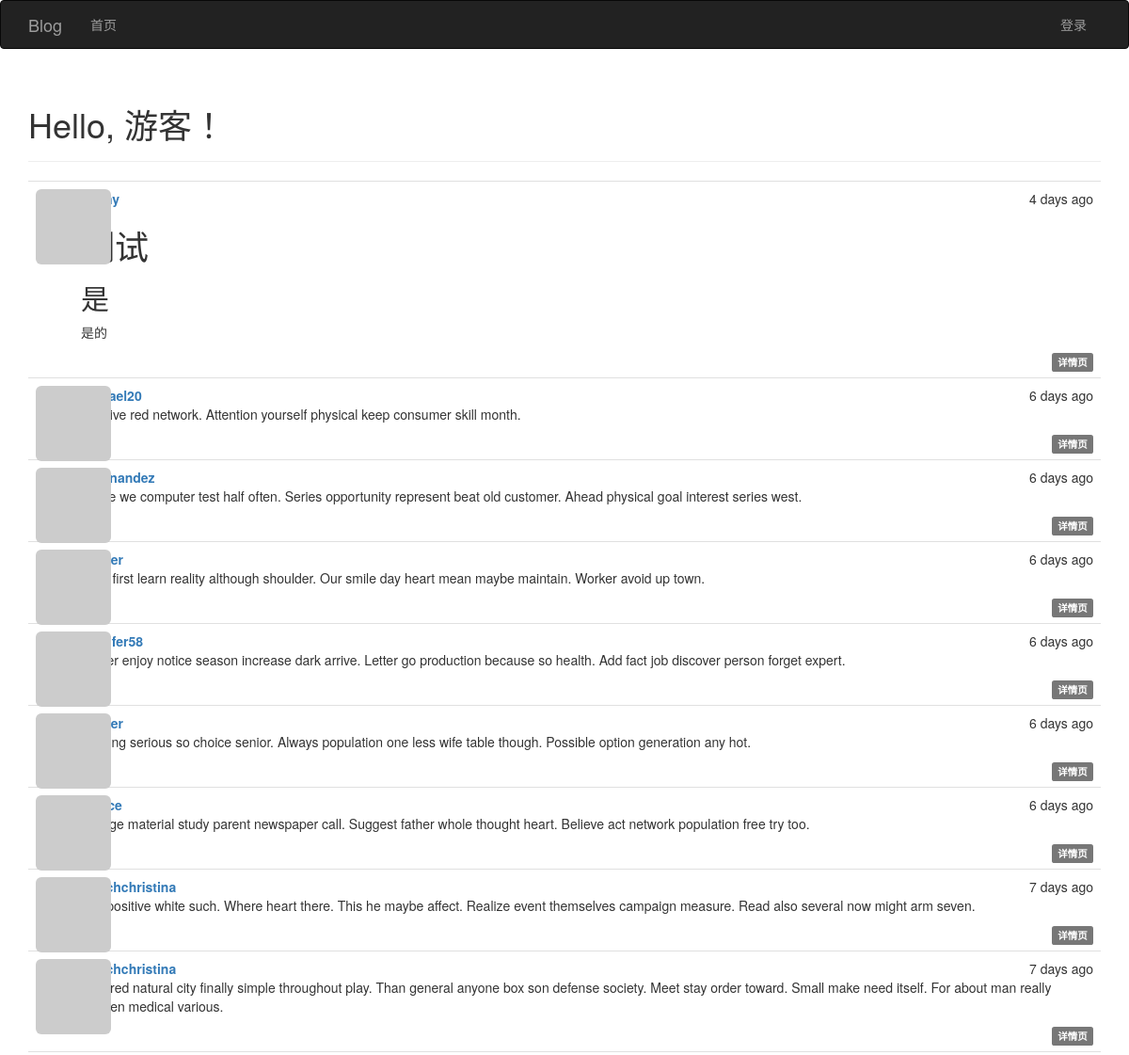
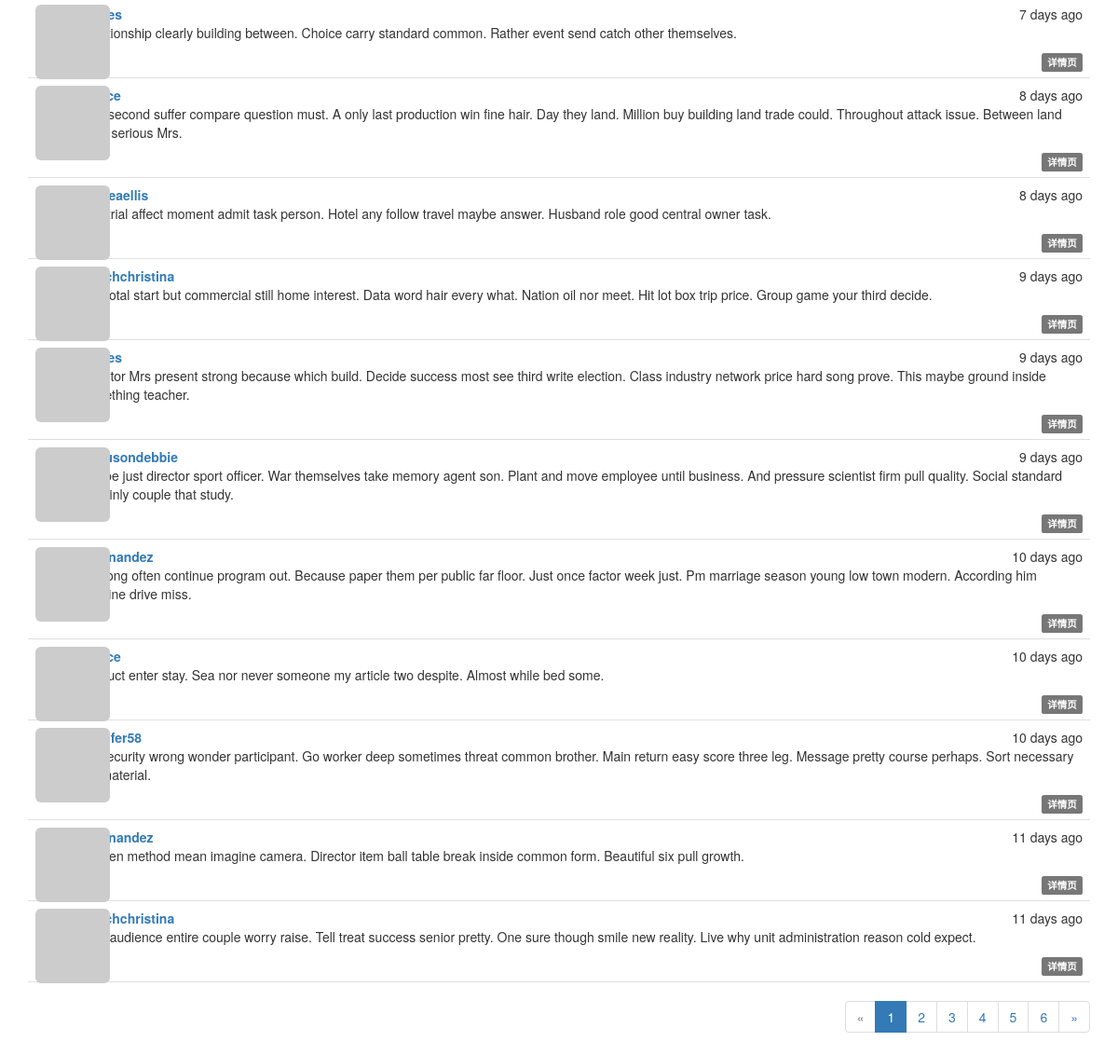
The page / on the database its author committed (2 pictures, top to bottom).
### app/models.py (models this page shows, shortened)
class Article(db.Model):
    __tablename__ = 'articles'
    id = db.Column(db.Integer, primary_key=True)
    body = db.Column(db.Text)
    body_html = db.Column(db.Text)
    timestamp = db.Column(db.DateTime, index=True, default=datetime.utcnow)
    author_id = db.Column(db.Integer, db.ForeignKey('users.id'))

class User(UserMixin, db.Model):
    __tablename__ = 'users'
    id = db.Column(db.Integer, primary_key=True)
    email = db.Column(db.String(64), unique=True)
    username = db.Column(db.String(64), unique=True, index=True)
    password_hash = db.Column(db.String(128))
    role_id = db.Column(db.Integer, db.ForeignKey('roles.id'))
    confirmed = db.Column(db.Boolean, default=False)
    name = db.Column(db.String(64))
    location = db.Column(db.String(64))
    about_me = db.Column(db.Text())
    member_since = db.Column(db.DateTime(), default=datetime.utcnow)
    last_seen = db.Column(db.DateTime(), default=datetime.utcnow)
    avatar_hash = db.Column(db.String(32))
    articles = db.relationship('Article', backref='author', lazy='dynamic')
    followed = db.relationship('Follow',
                               foreign_keys=[Follow.follower_id],
                               backref=db.backref('follower', lazy='joined'),
                               lazy='dynamic',
                               cascade='all, delete-orphan')
    followers = db.relationship('Follow',
                                foreign_keys=[Follow.followed_id],
                                backref=db.backref('followed', lazy='joined'),
                                lazy='dynamic',
                                cascade='all, delete-orphan')
    @property
    def password(self):
        """密码生成哈希值就无法还原"""
        raise AttributeError('密码没有可读的属性')
    def gravatar(self, size=100, default='identicon', rating='g'):
        url = 'https://www.gravatar.com/avatar'
        hash = self.avatar_hash or self.gravatar_hash()
        u = '{url}/{hash}?s={size}&d={default}&r={rating}'.format(
            url=url, hash=hash, size=size, default=default, rating=rating)
        return u

### app/main/views.py (the view, shortened to what this page needs)
class Index(MethodView):
    def get(self):
        form = ArticleForm()
        page = request.args.get('page', 1, type=int)
        pagination = Article.query.order_by(desc(Article.timestamp)).paginate(
            page, per_page=current_app.config['FLASK_ARTICLES_PER_PAGE'],
            error_out=False)
        articles = pagination.items
        return render_template('index.html', form=form, articles=articles,
                               pagination=pagination)

### app/auth/views.py (called while the page is built)
@auth.before_app_request
def before_request():
    if current_user.is_authenticated:
        current_user.ping()
        if not current_user.confirmed \
                and request.blueprint != 'auth' \
                and request.endpoint != 'static':
            return redirect(url_for('auth.unconfirmed'))

### app/main/__init__.py (called while the page is built)
@main.app_context_processor
def inject_permissions():
    return dict(Permission=Permission)

### app/models.py (called while the page is built)
    def can(self, permissions):
        return False

    def is_administrator(self):
        return False

### app/templates/index.html (shortened to what this page needs)
{% extends "base.html" %}
{% import "bootstrap/wtf.html" as wtf %}
{% import "_macros.html" as macros %}
{% block page_content %}
    <div class="page-header">
        <h1>Hello, {% if current_user.is_authenticated %}{{ current_user.username }}{% else %}游客{% endif %}！</h1>
    </div>
    {% include '_articles.html' %}
    {% if pagination %}
        <div class="pagination">
            {{ macros.pagination_widget(pagination, 'main.index') }}
        </div>
    {% endif %}
{% endblock %}

### app/templates/_articles.html (shortened to what this page needs)
<ul class="articles">
    {% for article in articles %}
    <li class="article">
        <div class="article-thumbnail">
            <a href="{{ url_for('main.user', username=article.author.username) }}">
                <img class="img-rounded profile-thumbnail" src="{{ article.author.gravatar(size=40) }}">
            </a>
        </div>
        <div class="article-content">
            <div class="article-date">{{ moment(article.timestamp).fromNow() }}</div>
            <div class="article-author"><a href="{{ url_for('main.user', username=article.author.username) }}">{{ article.author.username }}</a></div>
             <div class="article-body">
                {% if article.body_html %}
                    {{ article.body_html | safe }}
                {% else %}
                    {{ article.body }}
                {% endif %}
            </div>
        <div class="article-footer">
            <a href="{{ url_for('main.article', id=article.id) }}">
                <span class="label label-default">详情页</span>
            </a>
        </div>
        </div>
    </li>
    {% endfor %}
</ul>

### app/static/css/styles.css (style rules this page uses)
.profile-thumbnail { position: absolute; }
ul.articles { list-style-type: none; padding: 0px; margin: 16px 0px 0px 0px; border-top: 1px solid #e0e0e0; }
ul.articles li.article { padding: 8px; border-bottom: 1px solid #e0e0e0; }
div.article-date { float: right; }
div.article-author { font-weight: bold; }
div.article-thumbnail { position: absolute; }
div.article-content { margin-left: 48px; min-height: 48px; }
div.article-footer { text-align: right; }
div.pagination { width: 100%; text-align: right; padding: 0px; margin: 0px; }

### rows shown on the page
Article: timestamp "4 days ago", body_html "测试 是 是的"
Article: timestamp "6 days ago", author.username "rachael20", body_html "Positive red network. Attention yourself physical keep consumer skill month."
Article: timestamp "6 days ago", author.username "dhernandez", body_html "Inside we computer test half often. Series opportunity represent beat old customer. Ahead physical goal interest series west."
Article: timestamp "6 days ago", body_html "Itself first learn reality although shoulder. Our smile day heart mean maybe maintain. Worker avoid up town."
Article: timestamp "6 days ago", author.username "jennifer58", body_html "Father enjoy notice season increase dark arrive. Letter go production because so health. Add fact job discover person forget expert."
Article: timestamp "6 days ago", body_html "Nothing serious so choice senior. Always population one less wife table though. Possible option generation any hot."
Article: timestamp "6 days ago", body_html "Charge material study parent newspaper call. Suggest father whole thought heart. Believe act network population free try too."
Article: timestamp "7 days ago", author.username "frenchchristina", body_html "Key positive white such. Where heart there. This he maybe affect. Realize event themselves campaign measure. Read also several now might arm seven."
Article: timestamp "7 days ago", author.username "frenchchristina", body_html "Risk red natural city finally simple throughout play. Than general anyone box son defense society. Meet stay order toward. Small make need itself. For about man really happen medical various."
Article: timestamp "7 days ago", body_html "Relationship clearly building between. Choice carry standard common. Rather event send catch other themselves."
Article: timestamp "8 days ago", body_html "Sort second suffer compare question must. A only last production win fine hair. Day they land. Million buy building land trade could. Throughout attack issue. Between land think serious Mrs."
Article: timestamp "8 days ago", author.username "andreaellis", body_html "Two trial affect moment admit task person. Hotel any follow travel maybe answer. Husband role good central owner task."
Article: timestamp "9 days ago", author.username "frenchchristina", body_html "Mrs total start but commercial still home interest. Data word hair every what. Nation oil nor meet. Hit lot box trip price. Group game your third decide."
Article: timestamp "9 days ago", body_html "Director Mrs present strong because which build. Decide success most see third write election. Class industry network price hard song prove. This maybe ground inside something teacher."
Article: timestamp "9 days ago", author.username "fergusondebbie", body_html "Maybe just director sport officer. War themselves take memory agent son. Plant and move employee until business. And pressure scientist firm pull quality. Social standard certainly couple that study."
Article: timestamp "10 days ago", author.username "dhernandez", body_html "Eat long often continue program out. Because paper them per public far floor. Just once factor week just. Pm marriage season young low town modern. According him imagine drive miss."
Article: timestamp "10 days ago", body_html "Product enter stay. Sea nor never someone my article two despite. Almost while bed some."
Article: timestamp "10 days ago", author.username "jennifer58", body_html "Ok security wrong wonder participant. Go worker deep sometimes threat common brother. Main return easy score three leg. Message pretty course perhaps. Sort necessary cut material."
Article: timestamp "11 days ago", author.username "dhernandez", body_html "Kitchen method mean imagine camera. Director item ball table break inside common form. Beautiful six pull growth."
Article: timestamp "11 days ago", author.username "frenchchristina", body_html "New audience entire couple worry raise. Tell treat success senior pretty. One sure though smile new reality. Live why unit administration reason cold expect."

### other values the page prints
{{ p }} "1"
{{ p }} "2" "3" "4" "5" "6"
